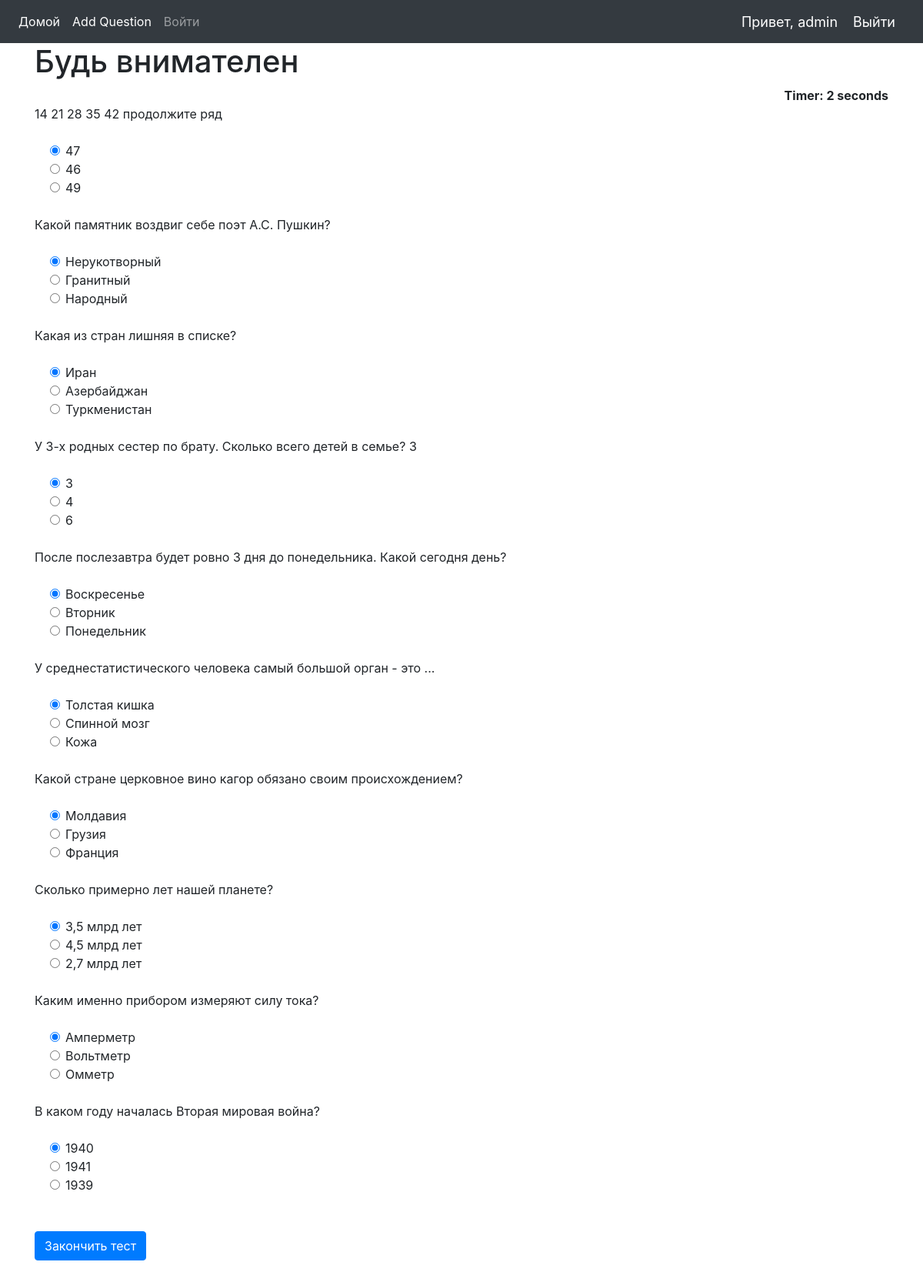
The app's page /quiz/ (signed in) with its own data.
### Quiz/models.py (models this page shows, shortened)
class Quest(models.Model):
    question = models.CharField(max_length=200, null=True)
    option1 = models.CharField(max_length=200, null=True)
    option2 = models.CharField(max_length=200, null=True)
    option3 = models.CharField(max_length=200, null=True)
    ans = models.CharField(max_length=200, null=True)

### Quiz/views.py (the view)
# urls.py: path('quiz/', quiz, name='quiz'),
def quiz(request):
    if request.method == 'POST':
        print(request.POST)
        questions = Quest.objects.all()
        score=0
        wrong=0
        correct=0
        total=0
        for q in questions:
            total+=1
            print(request.POST.get(q.question))
            print(q.ans)
            print()
            if q.ans == request.POST.get(q.question):
                score += 10
                correct += 1
            else:
                wrong += 1
        percent = score/(total*10) *100
        context = {
            'score':score,
            'time': request.POST.get('timer'),
            'correct':correct,
            'wrong':wrong,
            'percent':percent,
            'total':total
        }
        return render(request,'Quiz/result.html',context)
    else:
        questions=Quest.objects.all()
        context = {
            'questions':questions
        }
        return render(request,'Quiz/quiz.html', context)

### Quiz/templates/Quiz/quiz.html (shortened to what this page needs)
{% extends 'Quiz/dependencies.html' %}
{% block content %}
{% load static %}
<div class="container ">
<h1>Будь внимателен</h1>
<div align="right " id="displaytimer"><b>Timer: 0 seconds</b></div>
 <form method='post' action=''>
    {% for q  in questions%}
    <div class="form-group">
      <label for="question">{{q.question}}</label>
    </div>
    <div class="form-check">
        <div class="form-check">
            <input class="form-check-input" type="radio" name="{{q.question}}" id="gridRadios1" value="option1" checked>
            <label class="form-check-label" for="gridRadios1">
                {{q.option1}}
            </label>
        </div>
        <div class="form-check">
            <input class="form-check-input" type="radio" name="{{q.question}}" id="gridRadios2" value="option2">
            <label class="form-check-label" for="gridRadios2">
                {{q.option2}}
            </label>
        </div>
        <div class="form-check">
            <input class="form-check-input" type="radio" name="{{q.question}}" id="gridRadios3" value="option3">
            <label class="form-check-label" for="gridRadios3">
                {{q.option3}}
            </label>
        </div>
        <br>
    </div>
    {% endfor %}
    <br>
    <button type="submit" class="btn btn-primary">Закончить тест</button>
  </form>
</div>
{% endblock %}

### Quiz/templates/Quiz/navbar.html (shortened to what this page needs)
{% load static %}
<nav class="navbar navbar-expand-lg navbar-dark bg-dark">
  <div class="collapse navbar-collapse" id="navbarNav">
    <ul class="navbar-nav">
      <li class="nav-item active">
        <a class="nav-link" href="{% url 'home' %}">Домой</a>
      </li>
      {% if request.user.is_staff %}
      <li class="nav-item active">
        <a class="nav-link" href="{% url 'addQuestion' %}">Add Question</a>
      </li>
      {% endif %}
      <li class="nav-item">
        <a class="nav-link" href="{% url 'login' %}">Войти</a>
      </li>
    </ul>
  </div>
  <span class="greet">Привет, {{request.user}}</span>
  <span ><a  class="greet" href="{% url 'logout' %}">Выйти</a></span>
</nav>

### Quiz/templates/Quiz/navbar.html (style rules this page uses)
.greet { font-size: 18px; color: #fff; margin-right: 20px; }

### records on screen
Quest: question "14 21 28 35 42 продолжите ряд", option1 "47", option2 "46", option3 "49"
Quest: question "Какой памятник воздвиг себе поэт А.С. Пушкин?", option1 "Нерукотворный", option2 "Гранитный", option3 "Народный"
Quest: question "Какая из стран лишняя в списке?", option1 "Иран", option2 "Азербайджан", option3 "Туркменистан"
Quest: question "У 3-х родных сестер по брату. Сколько всего детей в семье? 3", option1 "3", option2 "4", option3 "6"
Quest: question "После послезавтра будет ровно 3 дня до понедельника. Какой сегодня день?", option1 "Воскресенье", option2 "Вторник", option3 "Понедельник"
Quest: question "У среднестатистического человека самый большой орган - это ...", option1 "Толстая кишка", option2 "Спинной мозг", option3 "Кожа"
Quest: question "Какой стране церковное вино кагор обязано своим происхождением?", option1 "Молдавия", option2 "Грузия", option3 "Франция"
Quest: question "Сколько примерно лет нашей планете?", option1 "3,5 млрд лет", option2 "4,5 млрд лет", option3 "2,7 млрд лет"
Quest: question "Каким именно прибором измеряют силу тока?", option1 "Амперметр", option2 "Вольтметр", option3 "Омметр"
Quest: question "В каком году началась Вторая мировая война?", option1 "1940", option2 "1941", option3 "1939"

### other values on screen
{{ request.user }} "admin"
